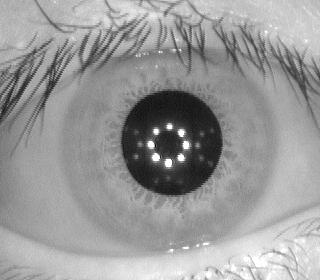
%> input picture Old Iris and Finger Features/Iris Localization and Features/Example_3.jpg, 320 x 280 px
$ octave --eval "result = imstat(imread('Example_3.jpg'));"   (GNU Octave 9; MATLAB toolbox functions it lacks are replaced by stand-ins)
%> lines starting %> are read from the running program, lines starting %| are printed output that depends on the picture
% Calculating the Statistical Measures of an Image (Function)
function stat_vec = imstat(img)

% Read the image from the file
% filename = The name of an image with any format
% stat_vec = The vector of statistical measurs

img = imresize((img),[256 256]);
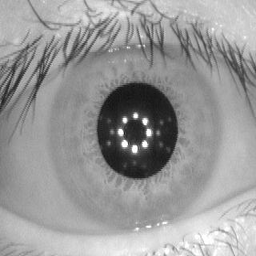
%> img: size 256x256 uint8; min 15, max 255, mean 153.2

% Vector of Image Stats
stat_vec = zeros(1,12);
max_val = max(max(img));
%> max_val = 255
max_cnt = 0;
for i = 1:256
    for j = 1:256
        if img(i,j) == max_val
            max_cnt = max_cnt + 1;
        end
    end
end
%> after the loop, max_cnt = 108
stat_vec(1) = max_cnt; % (1) Number of Maximum Value
stat_vec(2) = mean(mean(img)); % (2) Average Value
stat_vec(3) = median(median(img)); % (3) Median Value
min_val = min(min(img));
%> min_val = 15
min_cnt = 0;
for i = 1:256
    for j = 1:256
        if img(i,j) == min_val
            min_cnt = min_cnt + 1;
        end
    end
end
%> after the loop, min_cnt = 1
stat_vec(4) = min_cnt; % (4) Number of Minimum Value
stat_vec(5) = mode(mode(img)); % (5) Mode Value
stat_vec(6) = std2(img); % (6) Standard Deviation
THH = 3 * std2(img) + mean2(img);
%> THH = 236
CntH = 0;
for i = 1:256
    for j = 1:256
        if img(i,j) > THH
            CntH = CntH + 1;
        end
    end
end
%> after the loop, CntH = 787
stat_vec(7) = CntH; % (7) High Threshold Count

THL = mean2(img);
%> THL = 153.2
CntL = 0;
for i = 1:256
    for j = 1:256
        if img(i,j) < THL
            CntL = CntL + 1; % (8) Low Threshold Count
        end
    end
end
%> after the loop, CntL = 29440
stat_vec(8) = CntL;

img_dec = im2double(img);
%> `result = imstat(imread('Example_3.jpg'));`: result = [108 153.2 153 1 150 27.6 787 29440 3.76 -0.435 184.8 157.3]
stat_vec(9) = kurtosis(kurtosis(img_dec)); % (9) Kurtosis Value
stat_vec(10) = skewness(skewness(img_dec)); % (10) Skewness Value
stat_vec(11) = norm(img_dec,1); % (11) Manhattan Norm
stat_vec(12) = norm(img_dec,2); % (12) Euclidean Norm

end

$ run again, on Old Iris and Finger Features/Iris Localization and Features/Example_4.jpg
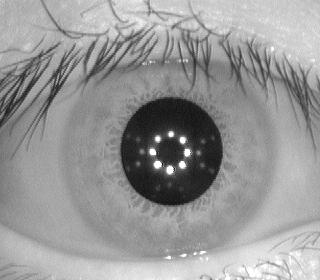
%> input picture Old Iris and Finger Features/Iris Localization and Features/Example_4.jpg, 320 x 280 px
%> in imstat, `img = imresize((img),[256 256]);`:
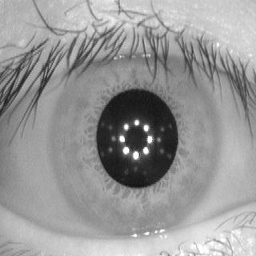
%> img: size 256x256 uint8; min 17, max 255, mean 151.5
%> max_val = 255
%> after the loop in imstat, `for i = 1:256`: max_cnt = 81
%> min_val = 17
%> after the loop in imstat, `for i = 1:256`: min_cnt = 1
%> THH = 236.3
%> after the loop in imstat, `for i = 1:256`: CntH = 474
%> THL = 151.5
%> after the loop in imstat, `for i = 1:256`: CntL = 28246
%> result = [81 151.5 152 1 145 28.28 474 28246 4.14 -0.633 185.2 155.9]
